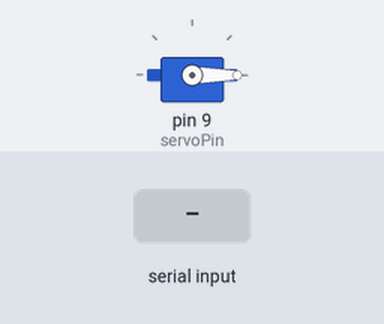
The sketch below on a simulated Arduino Uno, built with avr-gcc and run on an emulated ATmega328P. Shown: servo. The inputs (shaded band) are chosen by the test bench.

Above: at 2.2 s.
2.3 s: "1\n" received over Serial
At 3.5 s:
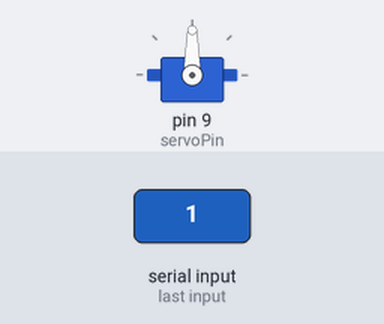
3.8 s: "2\n" received over Serial
At 5.2 s:
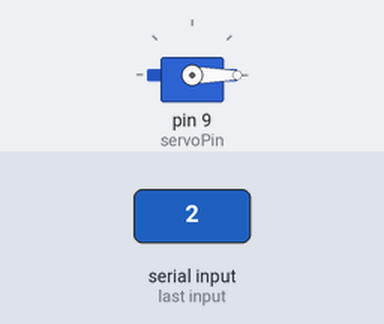
Timing chart, 0 to 6.8 s (numbered marks = the images above; inputs shaded):
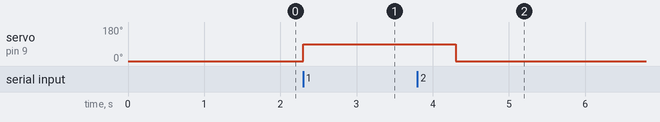

The sketch:

aruduino_servo.ino
```cpp
#include <Servo.h>

Servo servoMotor;
int servoPin = 9;  // Modify this with the appropriate pin number
int Sflag = 0;


void setup() {
  servoMotor.attach(servoPin);
  Serial.begin(9600);
  servoMotor.write(0);  // Move servo to 0 degrees initially
  delay(1000);  // Delay for 1 second
}

void loop()
{
  if (Serial.available() > 0)
  {
    int angle = Serial.parseInt();

          if((angle==1) && (Sflag == 0))
          {
      servoMotor.write(90);// Move servo to 90 degrees
     Sflag = 1;
      delay(2000);
           }

         if((angle==2) && (Sflag == 1))
         {
            servoMotor.write(0);
      Sflag = 0;
      delay(2000);
           }
  }
}
```

Measured:
- after the input at 2.3 s, servo on pin 9 (servoPin): 0° → 90° at once
- after the input at 3.8 s, servo on pin 9 (servoPin): 90° → 0° after 0.50 s
